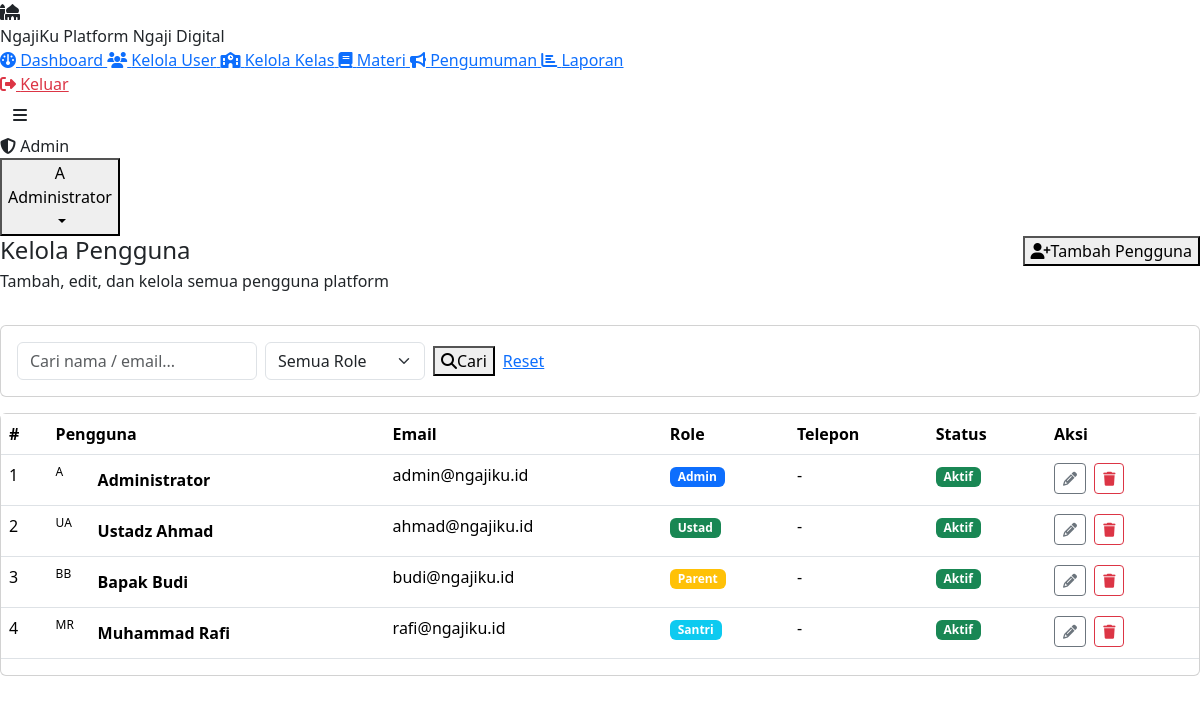
The page /pages/admin/users.php (signed in) on the database its author committed.
### tables this page shows
CREATE TABLE users (
    id INT AUTO_INCREMENT PRIMARY KEY,
    nama VARCHAR(100) NOT NULL,
    email VARCHAR(100) UNIQUE NOT NULL,
    password VARCHAR(255) NOT NULL,
    role ENUM('admin','ustad','parent','santri') NOT NULL,
    foto VARCHAR(255) DEFAULT NULL,
    telepon VARCHAR(20) DEFAULT NULL,
    alamat TEXT DEFAULT NULL,
    status ENUM('aktif','nonaktif') DEFAULT 'aktif',
    created_at TIMESTAMP DEFAULT CURRENT_TIMESTAMP
);

### pages/admin/users.php (the view, shortened to what this page needs)
<?php
$db = getDB();
$search     = sanitize($_GET['q'] ?? '');
$where = "WHERE 1=1";
$params = [];
$stmt = $db->prepare("SELECT * FROM users $where ORDER BY created_at DESC");
$stmt->execute($params);
$users = $stmt->fetchAll();
require_once '../../includes/header.php';
?>
<div class="d-flex justify-content-between align-items-start mb-3">
    <div>
        <h4 class="page-title mb-1">Kelola Pengguna</h4>
        <p class="page-subtitle">Tambah, edit, dan kelola semua pengguna platform</p>
    </div>
    <button class="btn-primary-green" data-bs-toggle="modal" data-bs-target="#modalTambah">
        <i class="fas fa-user-plus"></i>Tambah Pengguna
    </button>
</div>
<div class="card mb-3">
    <div class="card-body p-3">
        <form method="GET" class="d-flex gap-2 flex-wrap align-items-center">
            <input type="text" name="q" class="form-control" style="max-width:240px"
                placeholder="Cari nama / email..." value="<?= sanitize($search) ?>">
            <select name="role" class="form-select" style="max-width:160px">
                <option value="">Semua Role</option>
            </select>
            <button type="submit" class="btn-primary-green"><i class="fas fa-search"></i>Cari</button>
            <a href="users.php" class="btn-outline-green">Reset</a>
        </form>
    </div>
</div>
<div class="card">
    <div class="table-responsive">
        <table class="table">
            <thead>
                <tr>
                    <th>#</th>
                    <th>Pengguna</th>
                    <th>Email</th>
                    <th>Role</th>
                    <th>Telepon</th>
                    <th>Status</th>
                    <th>Aksi</th>
                </tr>
            </thead>
            <tbody>
                <?php if (empty($users)): ?>
                <tr><td colspan="7">
                    <div class="empty-state"><i class="fas fa-users"></i><p>Tidak ada pengguna</p></div>
                </td></tr>
                <?php else: ?>
                <?php foreach ($users as $i => $u): ?>
                <tr>
                    <td><?= $i+1 ?></td>
                    <td>
                        <div class="d-flex align-items-center gap-2">
                            <div class="avatar-circle" style="width:34px;height:34px;font-size:12px;flex-shrink:0">
                                <?= avatarInitial($u['nama']) ?>
                            </div>
                            <strong><?= sanitize($u['nama']) ?></strong>
                        </div>
                    </td>
                    <td><?= sanitize($u['email']) ?></td>
                    <td>
                        <?php
                        $roleColors = ['admin'=>'primary','ustad'=>'success','parent'=>'warning','santri'=>'info'];
                        echo '<span class="badge bg-'.($roleColors[$u['role']]??'secondary').'">'.ucfirst($u['role']).'</span>';
                        ?>
                    </td>
                    <td><?= sanitize($u['telepon'] ?: '-') ?></td>
                    <td><?= getStatusBadge($u['status']) ?></td>
                    <td>
                        <a href="users.php?action=edit&id=<?= $u['id'] ?>" class="btn btn-sm btn-outline-secondary me-1">
                            <i class="fas fa-pencil"></i>
                        </a>
                        <form method="POST" class="d-inline">
                            <button type="submit" class="btn btn-sm btn-outline-danger"
                                data-confirm="Hapus pengguna <?= sanitize($u['nama']) ?>?">
                                <i class="fas fa-trash"></i>
                            </button>
                        </form>
                    </td>
                </tr>
                <?php endforeach; ?>
                <?php endif; ?>
            </tbody>
        </table>
    </div>
</div>
<?php require_once '../../includes/footer.php'; ?>

### includes/header.php (shortened to what this page needs)
<?php
$user = currentUser();
?>
<!DOCTYPE html>
<html lang="id">
<head>
    <link href="https://cdn.jsdelivr.net/npm/bootstrap@5.3.2/dist/css/bootstrap.min.css" rel="stylesheet">
    <link href="https://cdnjs.cloudflare.com/ajax/libs/font-awesome/6.5.0/css/all.min.css" rel="stylesheet">
    <link href="<?= SITE_URL ?>/assets/css/style.css" rel="stylesheet">
</head>
<body>
<div class="sidebar" id="sidebar">
    <div class="sidebar-brand">
        <div class="brand-icon">
            <i class="fas fa-mosque"></i>
        </div>
        <div class="brand-text">
            <span class="brand-name"><?= SITE_NAME ?></span>
            <span class="brand-tagline">Platform Ngaji Digital</span>
        </div>
    </div>
    <nav class="sidebar-nav">
        <?php
        $role = $user['role'];
        $base = SITE_URL . '/pages/' . $role;
        $currentPage = basename($_SERVER['PHP_SELF']);
        $menus = [];
        if ($role === 'admin') {
            $menus = [
                ['icon'=>'fa-gauge',      'label'=>'Dashboard',     'url'=>$base.'/dashboard.php'],
                ['icon'=>'fa-users',       'label'=>'Kelola User',   'url'=>$base.'/users.php'],
                ['icon'=>'fa-school',      'label'=>'Kelola Kelas',  'url'=>$base.'/kelas.php'],
                ['icon'=>'fa-book',        'label'=>'Materi',        'url'=>$base.'/materi.php'],
                ['icon'=>'fa-bullhorn',    'label'=>'Pengumuman',    'url'=>$base.'/pengumuman.php'],
                ['icon'=>'fa-chart-bar',   'label'=>'Laporan',       'url'=>$base.'/laporan.php'],
            ];
        }
        foreach ($menus as $menu):
            $active = (basename($menu['url']) === $currentPage) ? 'active' : '';
        ?>
        <a href="<?= $menu['url'] ?>" class="nav-item <?= $active ?>">
            <i class="fas <?= $menu['icon'] ?> nav-icon"></i>
            <span><?= $menu['label'] ?></span>
        </a>
        <?php endforeach; ?>
    </nav>
    <div class="sidebar-footer">
        <a href="<?= SITE_URL ?>/logout.php" class="nav-item text-danger">
            <i class="fas fa-right-from-bracket nav-icon"></i>
            <span>Keluar</span>
        </a>
    </div>
</div>
<div class="main-wrapper">
    <header class="topbar">
        <button class="btn btn-icon sidebar-toggle" id="sidebarToggle">
            <i class="fas fa-bars"></i>
        </button>
        <div class="topbar-right">
            <div class="role-badge role-<?= $role ?>">
                <i class="fas fa-<?= ['admin'=>'shield-halved','ustad'=>'chalkboard-user','parent'=>'user-tie','santri'=>'user-graduate'][$role] ?>"></i>
                <?= ucfirst($role) ?>
            </div>
            <div class="user-menu dropdown">
                <button class="user-avatar-btn dropdown-toggle" data-bs-toggle="dropdown">
                    <div class="avatar-circle">
                        <?= avatarInitial($user['nama']) ?>
                    </div>
                    <div class="user-info">
                        <span class="user-name"><?= sanitize($user['nama']) ?></span>
                    </div>
                </button>
            </div>
        </div>
    </header>
    <main class="page-content">

### includes/functions.php (shortened to what this page needs)
<?php
function sanitize(string $input): string {
    return htmlspecialchars(strip_tags(trim($input)), ENT_QUOTES, 'UTF-8');
}
function currentUser(): ?array {
    return $_SESSION['user'] ?? null;
}
function avatarInitial(string $nama): string {
    $parts = explode(' ', trim($nama));
    $initials = strtoupper(substr($parts[0], 0, 1));
    if (count($parts) > 1) $initials .= strtoupper(substr(end($parts), 0, 1));
    return $initials;
}
function getStatusBadge(string $status): string {
    $map = [
        'hadir'  => ['success', 'Hadir'],
        'izin'   => ['info',    'Izin'],
        'sakit'  => ['warning', 'Sakit'],
        'alpha'  => ['danger',  'Alpha'],
        'aktif'  => ['success', 'Aktif'],
        'nonaktif' => ['secondary', 'Non-aktif'],
    ];
    $s = $map[$status] ?? ['secondary', ucfirst($status)];
    return '<span class="badge bg-' . $s[0] . '">' . $s[1] . '</span>';
}

### includes/footer.php (shortened to what this page needs)
    </main>
</div>
</body>
</html>

### rows shown on the page
users: role "Admin", nama "A", nama "Administrator", email "admin@ngajiku.id", telepon "-", status "Aktif"
users: nama "UA", nama "Ustadz Ahmad", email "ahmad@ngajiku.id", role "Ustad", telepon "-", status "Aktif"
users: nama "BB", nama "Bapak Budi", email "budi@ngajiku.id", role "Parent", telepon "-", status "Aktif"
users: nama "MR", nama "Muhammad Rafi", email "rafi@ngajiku.id", role "Santri", telepon "-", status "Aktif"

### other values the page prints
SITE_NAME "NgajiKu"
$menu['label'] "Dashboard"
$menu['label'] "Kelola User"
$menu['label'] "Kelola Kelas"
$menu['label'] "Materi"
$menu['label'] "Pengumuman"
$menu['label'] "Laporan"
